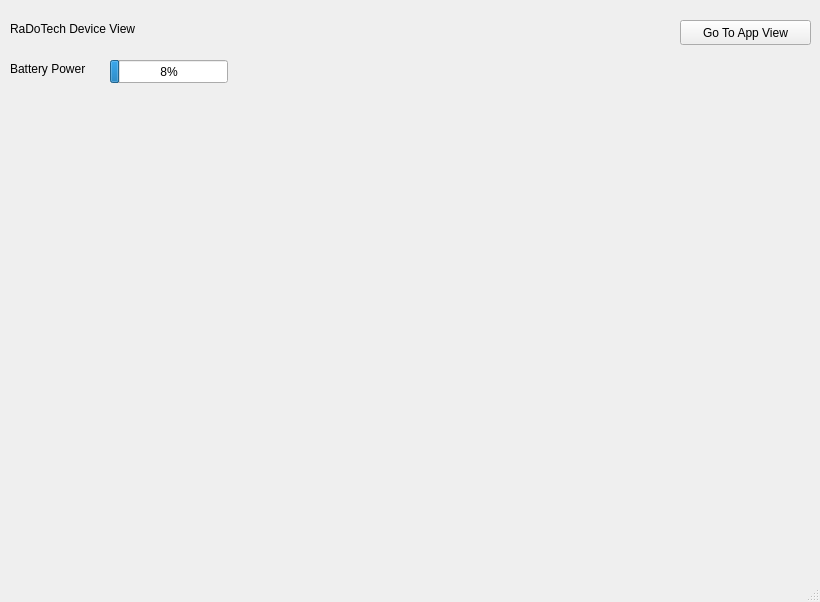
<?xml version="1.0" encoding="UTF-8"?>
<ui version="4.0">
 <class>MainWindow</class>
 <widget class="QMainWindow" name="MainWindow">
  <property name="geometry">
   <rect>
    <x>0</x>
    <y>0</y>
    <width>820</width>
    <height>602</height>
   </rect>
  </property>
  <property name="windowTitle">
   <string>MainWindow</string>
  </property>
  <widget class="QWidget" name="centralwidget">
   <widget class="QStackedWidget" name="ViewsStackedWidget">
    <property name="geometry">
     <rect>
      <x>0</x>
      <y>0</y>
      <width>811</width>
      <height>571</height>
     </rect>
    </property>
    <widget class="QWidget" name="DeviceView">
     <widget class="QPushButton" name="GoToAppViewButton">
      <property name="geometry">
       <rect>
        <x>680</x>
        <y>20</y>
        <width>131</width>
        <height>25</height>
       </rect>
      </property>
      <property name="text">
       <string>Go To App View</string>
      </property>
     </widget>
     <widget class="QLabel" name="DeviceNameLabel">
      <property name="geometry">
       <rect>
        <x>10</x>
        <y>20</y>
        <width>151</width>
        <height>17</height>
       </rect>
      </property>
      <property name="text">
       <string>RaDoTech Device View</string>
      </property>
     </widget>
     <widget class="QLabel" name="BatteryLabel">
      <property name="geometry">
       <rect>
        <x>10</x>
        <y>60</y>
        <width>91</width>
        <height>17</height>
       </rect>
      </property>
      <property name="text">
       <string>Battery Power</string>
      </property>
     </widget>
     <widget class="QProgressBar" name="BatteryPowerProgressBar">
      <property name="geometry">
       <rect>
        <x>110</x>
        <y>60</y>
        <width>118</width>
        <height>23</height>
       </rect>
      </property>
      <property name="value">
       <number>8</number>
      </property>
     </widget>
    </widget>
    <widget class="QWidget" name="AppView">
     <widget class="QPushButton" name="GoToDeviceViewButton">
      <property name="geometry">
       <rect>
        <x>680</x>
        <y>20</y>
        <width>131</width>
        <height>25</height>
       </rect>
      </property>
      <property name="text">
       <string>Go to Device View</string>
      </property>
     </widget>
     <widget class="QStackedWidget" name="AppStackedWidget">
      <property name="geometry">
       <rect>
        <x>130</x>
        <y>0</y>
        <width>541</width>
        <height>551</height>
       </rect>
      </property>
      <widget class="QWidget" name="CreateProfilePage">
       <widget class="QLabel" name="CreateHeader">
        <property name="geometry">
         <rect>
          <x>20</x>
          <y>10</y>
          <width>91</width>
          <height>17</height>
         </rect>
        </property>
        <property name="text">
         <string>Create Profile</string>
        </property>
       </widget>
       <widget class="QLabel" name="loginImage">
        <property name="geometry">
         <rect>
          <x>20</x>
          <y>30</y>
          <width>81</width>
          <height>71</height>
         </rect>
        </property>
        <property name="text">
         <string>IMAGE</string>
        </property>
       </widget>
       <widget class="QTextEdit" name="ProfileNameTextEdit">
        <property name="geometry">
         <rect>
          <x>100</x>
          <y>40</y>
          <width>211</width>
          <height>21</height>
         </rect>
        </property>
        <property name="html">
         <string>&lt;!DOCTYPE HTML PUBLIC &quot;-//W3C//DTD HTML 4.0//EN&quot; &quot;http://www.w3.org/TR/REC-html40/strict.dtd&quot;&gt;
&lt;html&gt;&lt;head&gt;&lt;meta name=&quot;qrichtext&quot; content=&quot;1&quot; /&gt;&lt;style type=&quot;text/css&quot;&gt;
p, li { white-space: pre-wrap; }
&lt;/style&gt;&lt;/head&gt;&lt;body style=&quot; font-family:'Sans'; font-size:10pt; font-weight:400; font-style:normal;&quot;&gt;
&lt;p style=&quot; margin-top:0px; margin-bottom:0px; margin-left:0px; margin-right:0px; -qt-block-indent:0; text-indent:0px;&quot;&gt;Profile Name&lt;/p&gt;
&lt;p style=&quot;-qt-paragraph-type:empty; margin-top:0px; margin-bottom:0px; margin-left:0px; margin-right:0px; -qt-block-indent:0; text-indent:0px;&quot;&gt;&lt;br /&gt;&lt;/p&gt;&lt;/body&gt;&lt;/html&gt;</string>
        </property>
       </widget>
       <widget class="QComboBox" name="GenderComboBox">
        <property name="geometry">
         <rect>
          <x>100</x>
          <y>90</y>
          <width>86</width>
          <height>25</height>
         </rect>
        </property>
        <property name="currentText">
         <string>Male</string>
        </property>
        <item>
         <property name="text">
          <string>Male</string>
         </property>
        </item>
        <item>
         <property name="text">
          <string>Female</string>
         </property>
        </item>
        <item>
         <property name="text">
          <string>Other</string>
         </property>
        </item>
       </widget>
       <widget class="QLabel" name="GenderLabel">
        <property name="geometry">
         <rect>
          <x>100</x>
          <y>70</y>
          <width>62</width>
          <height>17</height>
         </rect>
        </property>
        <property name="text">
         <string>Gender</string>
        </property>
       </widget>
       <widget class="QLabel" name="WeightLabel">
        <property name="geometry">
         <rect>
          <x>10</x>
          <y>120</y>
          <width>81</width>
          <height>17</height>
         </rect>
        </property>
        <property name="text">
         <string>Weight, kg</string>
        </property>
       </widget>
       <widget class="QTextEdit" name="WeightTextEdit">
        <property name="geometry">
         <rect>
          <x>90</x>
          <y>120</y>
          <width>211</width>
          <height>21</height>
         </rect>
        </property>
        <property name="html">
         <string>&lt;!DOCTYPE HTML PUBLIC &quot;-//W3C//DTD HTML 4.0//EN&quot; &quot;http://www.w3.org/TR/REC-html40/strict.dtd&quot;&gt;
&lt;html&gt;&lt;head&gt;&lt;meta name=&quot;qrichtext&quot; content=&quot;1&quot; /&gt;&lt;style type=&quot;text/css&quot;&gt;
p, li { white-space: pre-wrap; }
&lt;/style&gt;&lt;/head&gt;&lt;body style=&quot; font-family:'Sans'; font-size:10pt; font-weight:400; font-style:normal;&quot;&gt;
&lt;p style=&quot; margin-top:0px; margin-bottom:0px; margin-left:0px; margin-right:0px; -qt-block-indent:0; text-indent:0px;&quot;&gt;Your Weight&lt;/p&gt;
&lt;p style=&quot;-qt-paragraph-type:empty; margin-top:0px; margin-bottom:0px; margin-left:0px; margin-right:0px; -qt-block-indent:0; text-indent:0px;&quot;&gt;&lt;br /&gt;&lt;/p&gt;&lt;/body&gt;&lt;/html&gt;</string>
        </property>
       </widget>
       <widget class="QLabel" name="HeightLabel">
        <property name="geometry">
         <rect>
          <x>10</x>
          <y>150</y>
          <width>81</width>
          <height>17</height>
         </rect>
        </property>
        <property name="text">
         <string>Height, cm</string>
        </property>
       </widget>
       <widget class="QTextEdit" name="HeightTextEdit">
        <property name="geometry">
         <rect>
          <x>90</x>
          <y>150</y>
          <width>211</width>
          <height>21</height>
         </rect>
        </property>
        <property name="html">
         <string>&lt;!DOCTYPE HTML PUBLIC &quot;-//W3C//DTD HTML 4.0//EN&quot; &quot;http://www.w3.org/TR/REC-html40/strict.dtd&quot;&gt;
&lt;html&gt;&lt;head&gt;&lt;meta name=&quot;qrichtext&quot; content=&quot;1&quot; /&gt;&lt;style type=&quot;text/css&quot;&gt;
p, li { white-space: pre-wrap; }
&lt;/style&gt;&lt;/head&gt;&lt;body style=&quot; font-family:'Sans'; font-size:10pt; font-weight:400; font-style:normal;&quot;&gt;
&lt;p style=&quot; margin-top:0px; margin-bottom:0px; margin-left:0px; margin-right:0px; -qt-block-indent:0; text-indent:0px;&quot;&gt;Your Height&lt;/p&gt;&lt;/body&gt;&lt;/html&gt;</string>
        </property>
       </widget>
       <widget class="QLabel" name="DateOfBirthLabel">
        <property name="geometry">
         <rect>
          <x>10</x>
          <y>190</y>
          <width>91</width>
          <height>17</height>
         </rect>
        </property>
        <property name="text">
         <string>Date of Birth</string>
        </property>
       </widget>
       <widget class="QDateEdit" name="DOBEdit">
        <property name="geometry">
         <rect>
          <x>100</x>
          <y>185</y>
          <width>201</width>
          <height>31</height>
         </rect>
        </property>
       </widget>
       <widget class="QPushButton" name="SavePushButton">
        <property name="geometry">
         <rect>
          <x>60</x>
          <y>290</y>
          <width>231</width>
          <height>25</height>
         </rect>
        </property>
        <property name="text">
         <string>Save</string>
        </property>
       </widget>
       <widget class="QTextEdit" name="LoginTextEdit">
        <property name="geometry">
         <rect>
          <x>10</x>
          <y>220</y>
          <width>211</width>
          <height>21</height>
         </rect>
        </property>
        <property name="html">
         <string>&lt;!DOCTYPE HTML PUBLIC &quot;-//W3C//DTD HTML 4.0//EN&quot; &quot;http://www.w3.org/TR/REC-html40/strict.dtd&quot;&gt;
&lt;html&gt;&lt;head&gt;&lt;meta name=&quot;qrichtext&quot; content=&quot;1&quot; /&gt;&lt;style type=&quot;text/css&quot;&gt;
p, li { white-space: pre-wrap; }
&lt;/style&gt;&lt;/head&gt;&lt;body style=&quot; font-family:'Sans'; font-size:10pt; font-weight:400; font-style:normal;&quot;&gt;
&lt;p style=&quot; margin-top:0px; margin-bottom:0px; margin-left:0px; margin-right:0px; -qt-block-indent:0; text-indent:0px;&quot;&gt;Login (Email)&lt;/p&gt;
&lt;p style=&quot;-qt-paragraph-type:empty; margin-top:0px; margin-bottom:0px; margin-left:0px; margin-right:0px; -qt-block-indent:0; text-indent:0px;&quot;&gt;&lt;br /&gt;&lt;/p&gt;&lt;/body&gt;&lt;/html&gt;</string>
        </property>
       </widget>
       <widget class="QTextEdit" name="PasswordTextEditCreate">
        <property name="geometry">
         <rect>
          <x>10</x>
          <y>250</y>
          <width>211</width>
          <height>21</height>
         </rect>
        </property>
        <property name="html">
         <string>&lt;!DOCTYPE HTML PUBLIC &quot;-//W3C//DTD HTML 4.0//EN&quot; &quot;http://www.w3.org/TR/REC-html40/strict.dtd&quot;&gt;
&lt;html&gt;&lt;head&gt;&lt;meta name=&quot;qrichtext&quot; content=&quot;1&quot; /&gt;&lt;style type=&quot;text/css&quot;&gt;
p, li { white-space: pre-wrap; }
&lt;/style&gt;&lt;/head&gt;&lt;body style=&quot; font-family:'Sans'; font-size:10pt; font-weight:400; font-style:normal;&quot;&gt;
&lt;p style=&quot; margin-top:0px; margin-bottom:0px; margin-left:0px; margin-right:0px; -qt-block-indent:0; text-indent:0px;&quot;&gt;Password&lt;/p&gt;&lt;/body&gt;&lt;/html&gt;</string>
        </property>
       </widget>
      </widget>
      <widget class="QWidget" name="LoginPage">
       <widget class="QLabel" name="TitleLabel_2">
        <property name="geometry">
         <rect>
          <x>190</x>
          <y>70</y>
          <width>171</width>
          <height>41</height>
         </rect>
        </property>
        <property name="font">
         <font>
          <pointsize>25</pointsize>
         </font>
        </property>
        <property name="text">
         <string>RaDoTech</string>
        </property>
       </widget>
       <widget class="QTextEdit" name="LoginEmailTextEdit">
        <property name="geometry">
         <rect>
          <x>200</x>
          <y>130</y>
          <width>151</width>
          <height>21</height>
         </rect>
        </property>
        <property name="html">
         <string>&lt;!DOCTYPE HTML PUBLIC &quot;-//W3C//DTD HTML 4.0//EN&quot; &quot;http://www.w3.org/TR/REC-html40/strict.dtd&quot;&gt;
&lt;html&gt;&lt;head&gt;&lt;meta name=&quot;qrichtext&quot; content=&quot;1&quot; /&gt;&lt;style type=&quot;text/css&quot;&gt;
p, li { white-space: pre-wrap; }
&lt;/style&gt;&lt;/head&gt;&lt;body style=&quot; font-family:'Sans'; font-size:10pt; font-weight:400; font-style:normal;&quot;&gt;
&lt;p style=&quot; margin-top:0px; margin-bottom:0px; margin-left:0px; margin-right:0px; -qt-block-indent:0; text-indent:0px;&quot;&gt;Login (Email)&lt;/p&gt;
&lt;p style=&quot;-qt-paragraph-type:empty; margin-top:0px; margin-bottom:0px; margin-left:0px; margin-right:0px; -qt-block-indent:0; text-indent:0px;&quot;&gt;&lt;br /&gt;&lt;/p&gt;&lt;/body&gt;&lt;/html&gt;</string>
        </property>
       </widget>
       <widget class="QTextEdit" name="PasswordTextEdit">
        <property name="geometry">
         <rect>
          <x>200</x>
          <y>160</y>
          <width>151</width>
          <height>21</height>
         </rect>
        </property>
        <property name="html">
         <string>&lt;!DOCTYPE HTML PUBLIC &quot;-//W3C//DTD HTML 4.0//EN&quot; &quot;http://www.w3.org/TR/REC-html40/strict.dtd&quot;&gt;
&lt;html&gt;&lt;head&gt;&lt;meta name=&quot;qrichtext&quot; content=&quot;1&quot; /&gt;&lt;style type=&quot;text/css&quot;&gt;
p, li { white-space: pre-wrap; }
&lt;/style&gt;&lt;/head&gt;&lt;body style=&quot; font-family:'Sans'; font-size:10pt; font-weight:400; font-style:normal;&quot;&gt;
&lt;p style=&quot; margin-top:0px; margin-bottom:0px; margin-left:0px; margin-right:0px; -qt-block-indent:0; text-indent:0px;&quot;&gt;Password&lt;/p&gt;&lt;/body&gt;&lt;/html&gt;</string>
        </property>
       </widget>
      </widget>
      <widget class="QWidget" name="HomePage">
       <widget class="QLabel" name="HomeHeader">
        <property name="geometry">
         <rect>
          <x>20</x>
          <y>10</y>
          <width>81</width>
          <height>17</height>
         </rect>
        </property>
        <property name="text">
         <string>Home Page</string>
        </property>
       </widget>
      </widget>
      <widget class="QWidget" name="MeasureNowPage">
       <widget class="QLabel" name="MeasureHeader">
        <property name="geometry">
         <rect>
          <x>20</x>
          <y>10</y>
          <width>131</width>
          <height>17</height>
         </rect>
        </property>
        <property name="text">
         <string>Measure Now Page</string>
        </property>
       </widget>
      </widget>
      <widget class="QWidget" name="HistoricalPage">
       <widget class="QLabel" name="HistoricalHeader">
        <property name="geometry">
         <rect>
          <x>20</x>
          <y>10</y>
          <width>141</width>
          <height>17</height>
         </rect>
        </property>
        <property name="text">
         <string>Historical Data Page</string>
        </property>
       </widget>
      </widget>
      <widget class="QWidget" name="ProfilePage">
       <widget class="QLabel" name="ProfileHeader">
        <property name="geometry">
         <rect>
          <x>20</x>
          <y>10</y>
          <width>91</width>
          <height>17</height>
         </rect>
        </property>
        <property name="text">
         <string>Profile Page</string>
        </property>
       </widget>
       <widget class="QLabel" name="ProfileListLabel">
        <property name="geometry">
         <rect>
          <x>20</x>
          <y>40</y>
          <width>301</width>
          <height>531</height>
         </rect>
        </property>
        <property name="text">
         <string>TextLabel</string>
        </property>
       </widget>
       <widget class="QPushButton" name="AddNewProfileButton">
        <property name="geometry">
         <rect>
          <x>400</x>
          <y>20</y>
          <width>111</width>
          <height>25</height>
         </rect>
        </property>
        <property name="text">
         <string>Add New Profile</string>
        </property>
       </widget>
      </widget>
      <widget class="QWidget" name="VisulizationPage">
       <widget class="QLabel" name="VisulizationHeader">
        <property name="geometry">
         <rect>
          <x>20</x>
          <y>10</y>
          <width>131</width>
          <height>17</height>
         </rect>
        </property>
        <property name="text">
         <string>Visulization Page</string>
        </property>
       </widget>
       <widget class="QWidget" name="chartContainer" native="true">
        <property name="geometry">
         <rect>
          <x>30</x>
          <y>50</y>
          <width>471</width>
          <height>471</height>
         </rect>
        </property>
       </widget>
      </widget>
     </widget>
     <widget class="QPushButton" name="HomePageButton">
      <property name="geometry">
       <rect>
        <x>10</x>
        <y>30</y>
        <width>91</width>
        <height>25</height>
       </rect>
      </property>
      <property name="text">
       <string>Home</string>
      </property>
     </widget>
     <widget class="QPushButton" name="MeasureNowButton">
      <property name="geometry">
       <rect>
        <x>10</x>
        <y>70</y>
        <width>91</width>
        <height>25</height>
       </rect>
      </property>
      <property name="text">
       <string>Measure Now</string>
      </property>
     </widget>
     <widget class="QPushButton" name="HistoricalPageButton">
      <property name="geometry">
       <rect>
        <x>10</x>
        <y>110</y>
        <width>91</width>
        <height>25</height>
       </rect>
      </property>
      <property name="text">
       <string>Historical</string>
      </property>
     </widget>
     <widget class="QPushButton" name="ProfilePageButton">
      <property name="geometry">
       <rect>
        <x>10</x>
        <y>150</y>
        <width>91</width>
        <height>25</height>
       </rect>
      </property>
      <property name="text">
       <string>Profile</string>
      </property>
     </widget>
     <widget class="QPushButton" name="VisulizationPageButton">
      <property name="geometry">
       <rect>
        <x>10</x>
        <y>190</y>
        <width>91</width>
        <height>25</height>
       </rect>
      </property>
      <property name="text">
       <string>Visulization</string>
      </property>
     </widget>
    </widget>
    <widget class="QWidget" name="AppStartPage">
     <widget class="QLabel" name="TitleLabel">
      <property name="geometry">
       <rect>
        <x>260</x>
        <y>60</y>
        <width>171</width>
        <height>51</height>
       </rect>
      </property>
      <property name="font">
       <font>
        <pointsize>25</pointsize>
       </font>
      </property>
      <property name="text">
       <string>RaDoTech</string>
      </property>
     </widget>
     <widget class="QPushButton" name="CreateProfileButton">
      <property name="geometry">
       <rect>
        <x>280</x>
        <y>120</y>
        <width>101</width>
        <height>21</height>
       </rect>
      </property>
      <property name="text">
       <string>Create Profile</string>
      </property>
     </widget>
     <widget class="QPushButton" name="EnterButton">
      <property name="geometry">
       <rect>
        <x>280</x>
        <y>150</y>
        <width>101</width>
        <height>21</height>
       </rect>
      </property>
      <property name="text">
       <string>Enter</string>
      </property>
     </widget>
    </widget>
   </widget>
  </widget>
  <widget class="QMenuBar" name="menubar">
   <property name="geometry">
    <rect>
     <x>0</x>
     <y>0</y>
     <width>820</width>
     <height>22</height>
    </rect>
   </property>
  </widget>
  <widget class="QStatusBar" name="statusbar"/>
 </widget>
 <resources/>
 <connections/>
</ui>
